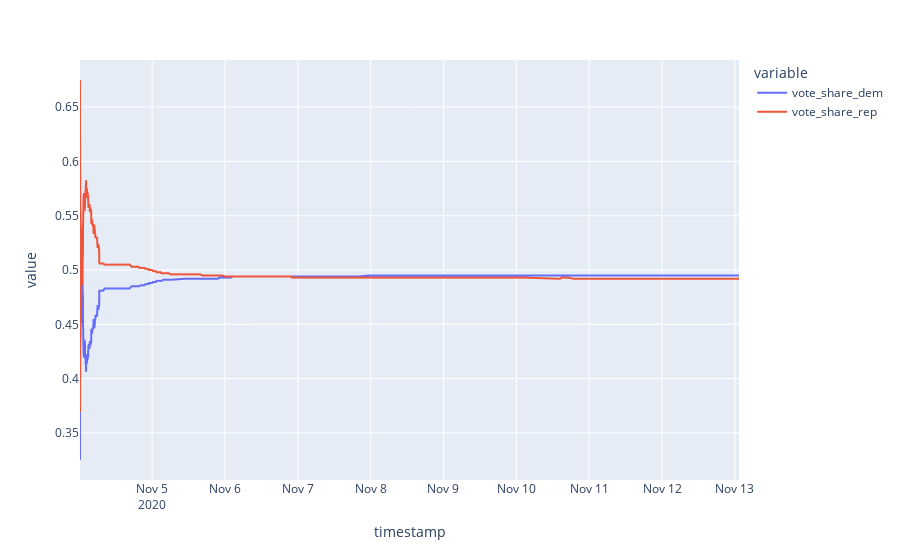

The notebook cell this image was saved under:
### Code cell
# fig = go.Figure()
# # fig.add_trace(go.Scatter(x=dfs.index,y=[dfs['vote_share_dem'],dfs['vote_share_rep']]))
# fig.add_trace(go.Scatter(x=dfs.index,y=dfs['vote_share_dem'],name='Dem'))
# fig.add_trace(go.Scatter(x=dfs.index, y=dfs['vote_share_rep'],name='Rep'))

fig = px.line(dfs,x=dfs.index,y=[dfs['vote_share_dem'],dfs['vote_share_rep']])

fig.show()

### Figure 1 — Plotly figure (JSON) as saved in the notebook; plotly's stock layout.template omitted (floating-point values rounded to 4 significant figures; data arrays with more than 128 entries replaced by an {"elided": "..."} marker saying what was removed)
{"data": [{"hovertemplate": "variable=vote_share_dem<br>timestamp=%{x}<br>value=%{y}<extra></extra>", "legendgroup": "vote_share_dem", "line": {"color": "#636efa", "dash": "solid"}, "mode": "lines", "name": "vote_share_dem", "showlegend": true, "type": "scattergl", "x": {"elided": "546 str values"}, "xaxis": "x", "y": {"elided": "546 float values"}, "yaxis": "y"}, {"hovertemplate": "variable=vote_share_rep<br>timestamp=%{x}<br>value=%{y}<extra></extra>", "legendgroup": "vote_share_rep", "line": {"color": "#EF553B", "dash": "solid"}, "mode": "lines", "name": "vote_share_rep", "showlegend": true, "type": "scattergl", "x": {"elided": "546 str values"}, "xaxis": "x", "y": {"elided": "546 float values"}, "yaxis": "y"}], "layout": {"legend": {"title": {"text": "variable"}, "tracegroupgap": 0}, "margin": {"t": 60}, "xaxis": {"anchor": "y", "domain": [0, 1], "title": {"text": "timestamp"}}, "yaxis": {"anchor": "x", "domain": [0, 1], "title": {"text": "value"}}}}
